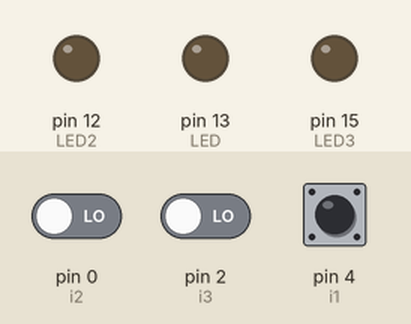
This sketch was run on a simulated Arduino Uno, built with avr-gcc and run on an emulated ATmega328P. Parts: output pins drawn as LEDs (lit = HIGH). The test bench sets the inputs (shaded band); at power-on: pin 0 (i2) LOW, pin 2 (i3) LOW, pin 4 (i1) HIGH.

Above: at 1.2 s.
1.3 s: pin 0 (i2) driven HIGH
At 1.6 s:
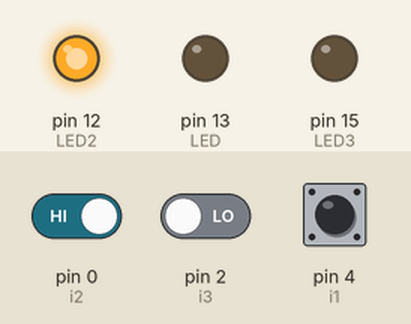
2.8 s: pin 2 (i3) driven HIGH
At 4.0 s:
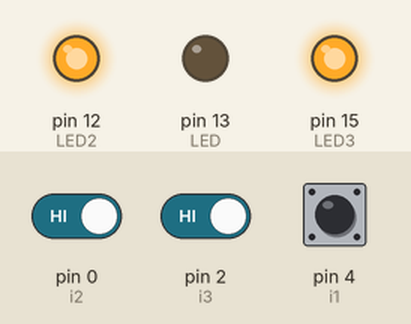
4.3 s: pin 0 (i2) driven LOW
At 5.1 s:
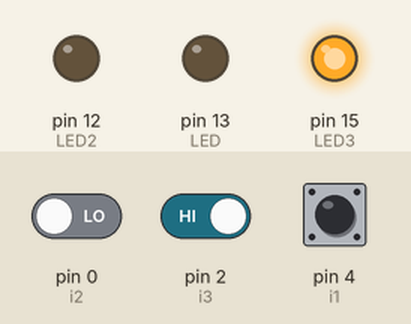
5.8 s: pin 2 (i3) driven LOW
At 6.2 s:
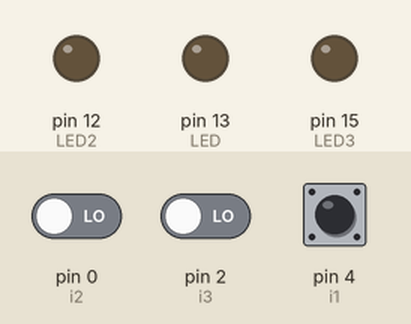
Timing chart, 0 to 8.3 s (numbered marks = the images above; inputs shaded):
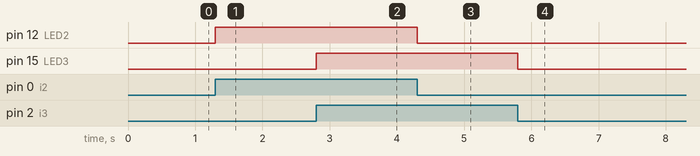

Measured:
- after the input at 1.3 s, pin 12 (LED2): LOW → HIGH at once
- after the input at 2.8 s, pin 15 (LED3): LOW → HIGH at once
- after the input at 4.3 s, pin 12 (LED2): HIGH → LOW at once
- after the input at 5.8 s, pin 15 (LED3): HIGH → LOW at once

The sketch:

Piano.ino
```cpp
int i1 = 4;
int i2 = 0;
int i3 = 2;
int LED = 13;
int LED2 = 12;
int LED3 = 15;
int Switch1;
int Switch2;
int Switch3;

void setup() {
  pinMode(i1, INPUT);
  pinMode(i2, INPUT);
  pinMode(i3, INPUT);
  pinMode(LED, OUTPUT);
  pinMode(LED2, OUTPUT);
  pinMode(LED3, OUTPUT);

}

void loop() {
  Switch1 = digitalRead(i1);
  if (Switch1 == LOW)
  analogWrite(LED, 50);
  else
  analogWrite(LED,100);

   Switch2 = digitalRead(i2);
  if (Switch2 == HIGH)
  digitalWrite(LED2, HIGH);
  else
  digitalWrite(LED2,LOW);

   Switch3 = digitalRead(i3);
  if (Switch3 == HIGH)
  digitalWrite(LED3, HIGH);
  else
  digitalWrite(LED3,LOW);

}
```
